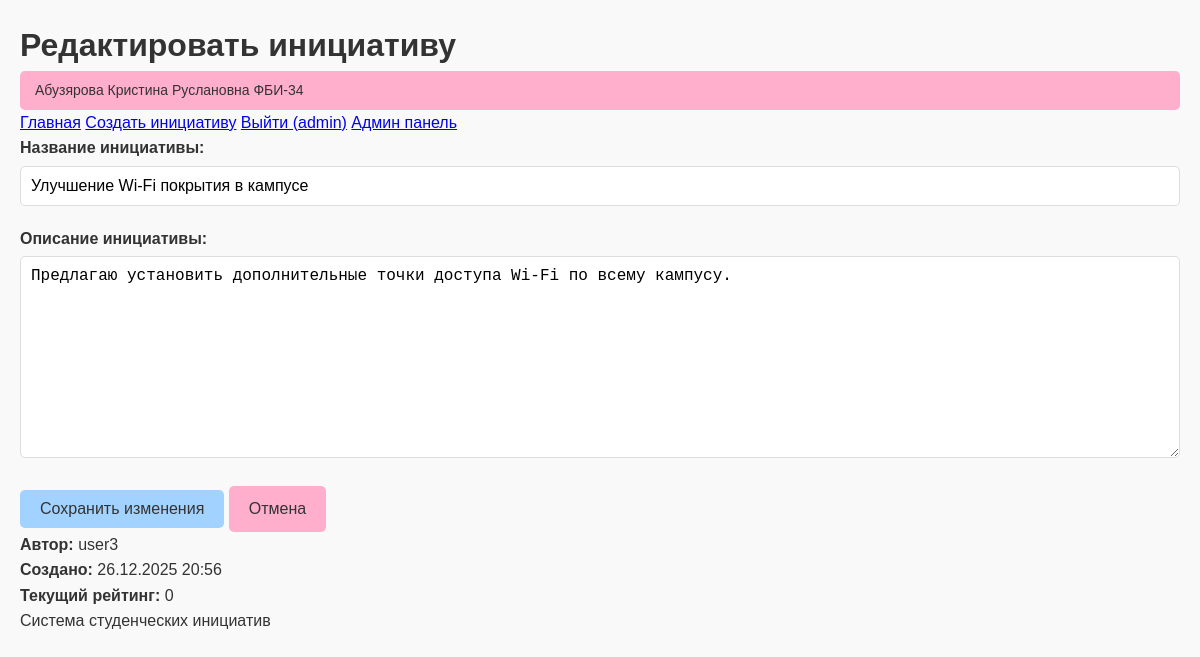
Screenshot of /edit/11 (signed in) with the database file from the repository.
### app.py (models this page shows, shortened)
class User(db.Model):
    id = db.Column(db.Integer, primary_key=True)
    username = db.Column(db.String(80), unique=True, nullable=False)
    password_hash = db.Column(db.String(200), nullable=False)
    is_admin = db.Column(db.Boolean, default=False)
    created_at = db.Column(db.DateTime, default=datetime.utcnow)

class Initiative(db.Model):
    id = db.Column(db.Integer, primary_key=True)
    title = db.Column(db.String(200), nullable=False)
    content = db.Column(db.Text, nullable=False)
    created_at = db.Column(db.DateTime, default=datetime.utcnow)
    score = db.Column(db.Integer, default=0)
    user_id = db.Column(db.Integer, db.ForeignKey('user.id'), nullable=False)
    author = db.relationship('User', backref='initiatives')

### app.py (the view, shortened to what this page needs)
@app.route('/edit/<int:initiative_id>', methods=['GET', 'POST'])
def edit_initiative(initiative_id):
    current_user = get_current_user()
    if not current_user:
        flash('Для редактирования нужно войти в систему', 'error')
        return redirect(url_for('login'))
    initiative = Initiative.query.get_or_404(initiative_id)
    if current_user.id != initiative.user_id and not current_user.is_admin:
        flash('Вы не можете редактировать эту инициативу', 'error')
        return redirect(url_for('index'))
    return render_template('edit.html',
                         initiative=initiative,
                         student_info=STUDENT_INFO,
                         current_user=current_user)

### app.py (called while the page is built)
def get_current_user():
    if 'user_id' in session:
        return User.query.get(session['user_id'])
    return None

### templates/edit.html (shortened to what this page needs)
<!DOCTYPE html>
<html lang="ru">
<head>
    <link rel="stylesheet" href="{{ url_for('static', filename='css/style.css') }}">
</head>
<body>
    <div class="container">
        <header>
            <h1>Редактировать инициативу</h1>
            <div class="student-info">
                {{ student_info.name }}
            </div>
            <nav>
                <a href="{{ url_for('index') }}">Главная</a>
                {% if current_user %}
                    <a href="{{ url_for('create') }}">Создать инициативу</a>
                    <a href="{{ url_for('logout') }}">Выйти ({{ current_user.username }})</a>
                    {% if current_user.is_admin %}
                        <a href="{{ url_for('admin') }}">Админ панель</a>
                    {% endif %}
                {% else %}
                    <a href="{{ url_for('login') }}">Войти</a>
                    <a href="{{ url_for('register') }}">Регистрация</a>
                {% endif %}
            </nav>
        </header>
        <main>
            <form method="POST" class="create-form">
                <div class="form-group">
                    <label for="title">Название инициативы:</label>
                    <input type="text" id="title" name="title" value="{{ initiative.title }}" required>
                </div>
                <div class="form-group">
                    <label for="content">Описание инициативы:</label>
                    <textarea id="content" name="content" rows="10" required>{{ initiative.content }}</textarea>
                </div>
                <div class="form-buttons">
                    <button type="submit" class="btn btn-primary">Сохранить изменения</button>
                    <a href="{{ url_for('index') }}" class="btn btn-secondary">Отмена</a>
                </div>
            </form>
            <div class="info-box">
                <p><strong>Автор:</strong> {{ initiative.author.username }}</p>
                <p><strong>Создано:</strong> {{ initiative.created_at.strftime('%d.%m.%Y %H:%M') }}</p>
                <p><strong>Текущий рейтинг:</strong> {{ initiative.score }}</p>
            </div>
        </main>
        <footer>
            <p>Система студенческих инициатив</p>
        </footer>
    </div>
</body>
</html>

### static/css/style.css (style rules this page uses)
* { margin: 0; padding: 0; box-sizing: border-box; }
body { font-family: Arial, sans-serif; line-height: 1.6; color: #333; background-color: #f9f9f9; padding: 20px; }
.container { max-width: 1200px; margin: 0 auto; }
.student-info { background: #ffafcc; padding: 8px 15px; border-radius: 5px; color: #333; font-size: 14px; }
.btn { display: inline-block; padding: 10px 20px; background: #ffafcc; color: #333; text-decoration: none; border: none; border-radius: 5px; cursor: pointer; font-size: 16px; }
.btn-primary { background: #a2d2ff; }
.form-group { margin-bottom: 20px; }
.form-group label { display: block; margin-bottom: 5px; font-weight: bold; }
.form-group input, .form-group textarea { width: 100%; padding: 10px; border: 1px solid #ddd; border-radius: 5px; font-size: 16px; }

### rows the page displays
User: username "admin"
Initiative: title "Улучшение Wi-Fi покрытия в кампусе", content "Предлагаю установить дополнительные точки доступа Wi-Fi по всему кампусу.", created_at "26.12.2025 20:56", score "0"
User: author.username "user3"

### other values shown
{{ student_info.name }} "Абузярова Кристина Руслановна ФБИ-34"
